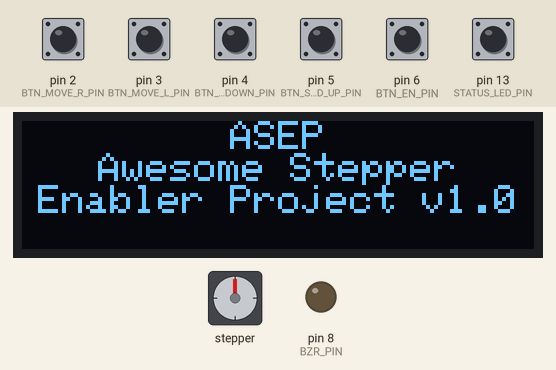
The program below on a simulated Arduino Pro Mini, built with avr-gcc and run on an emulated ATmega328P. On the bench: 128×32 one-colour display, stepper motor, output pins drawn as LEDs (lit = HIGH). The inputs (shaded band) are chosen by the test bench; at power-on: pin 2 (BTN_MOVE_R_PIN), pin 3 (BTN_MOVE_L_PIN), pin 4 (BTN_SPEED_DOWN_PIN), pin 5 (BTN_SPEED_UP_PIN), pin 6 (BTN_EN_PIN), pin 13 (STATUS_LED_PIN) HIGH. Stepper angles assume 200 steps per turn; what the program prints to the serial monitor is not drawn.

Above: at 1.2 s.
1.3 s: pin 2 (BTN_MOVE_R_PIN) pulled LOW for 0.15 s
At 2.3 s:
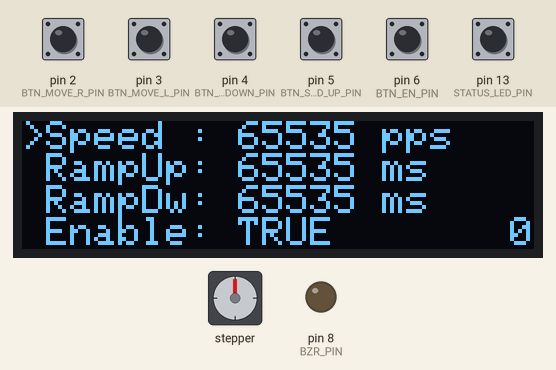
2.9 s: pin 3 (BTN_MOVE_L_PIN) pulled LOW for 0.15 s
At 3.38 s:
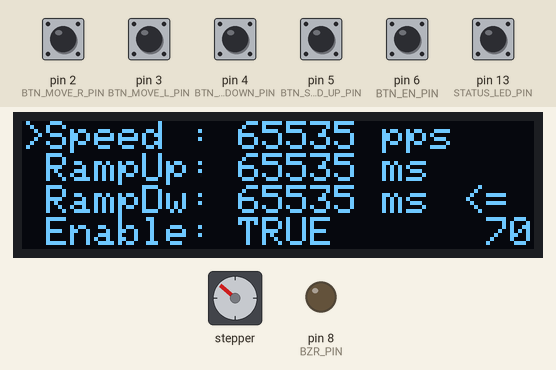
4.9 s: pin 2 (BTN_MOVE_R_PIN) pulled LOW for 1 s
At 5.86 s:
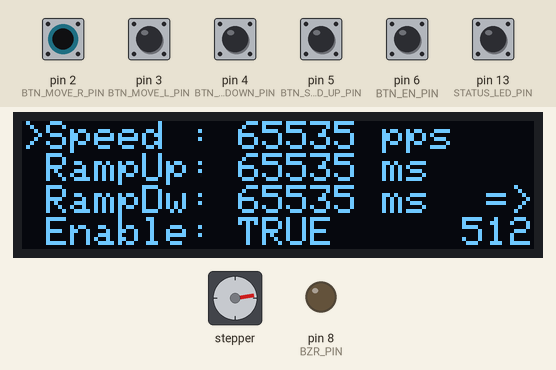
6.5 s: pin 3 (BTN_MOVE_L_PIN) pulled LOW for 1 s
At 6.97 s:
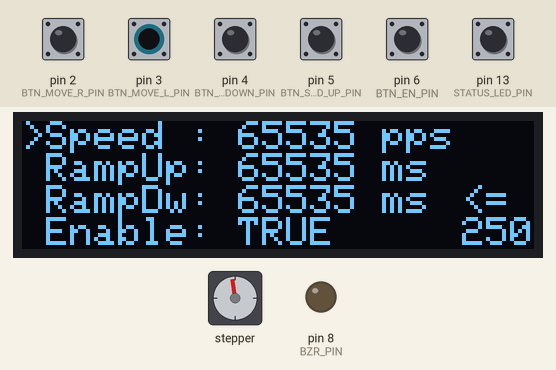
8.1 s: pin 3 (BTN_MOVE_L_PIN) pulled LOW for 0.15 s
At 8.81 s:
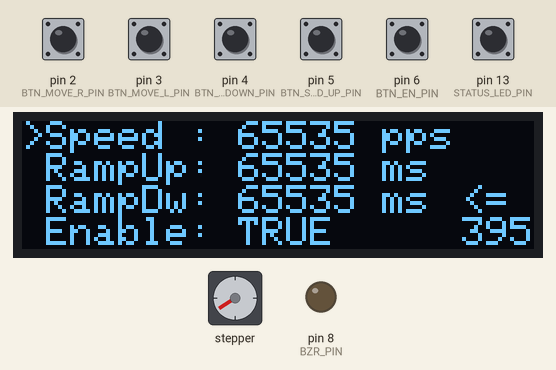
10.4 s: pin 2 (BTN_MOVE_R_PIN) pulled LOW for 1 s
At 11.36 s:
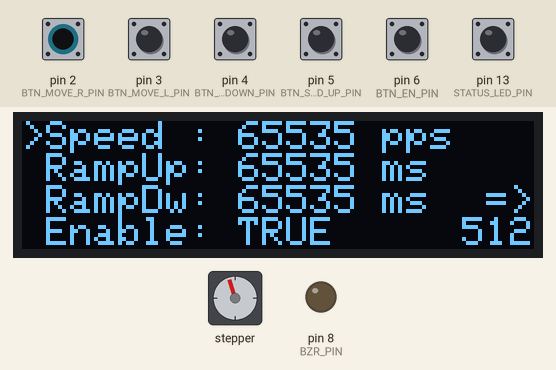
Timing chart, 0 to 13.0 s (numbered marks = the images above; inputs shaded):
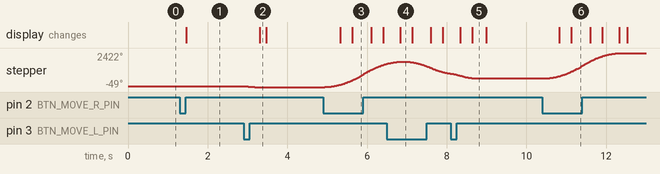

The program:

main.cpp
```cpp
#include <Arduino.h>
#include <SPI.h>
#include <Wire.h>
#include "config.h"
// #include <U8g2lib.h>
#include "btn.h"
#include "binder.h"
#include "motor.h"
// #include "nonstd.h"
#include "manager.h"
#include "lcd.h"
#include "bzr.h"
#include "blinky.h"
#include "adv.h"
#include "SSD1306Ascii.h"
#include "SSD1306AsciiWire.h"
Button moveR(BTN_MOVE_R_PIN, true);
Button moveL(BTN_MOVE_L_PIN, true);
Button speedUp(BTN_SPEED_UP_PIN, true);
Button speedDown(BTN_SPEED_DOWN_PIN, true);
Button enter(BTN_EN_PIN, true);
FastAccelStepperEngine engine = FastAccelStepperEngine();
FastAccelStepper *stepper = NULL;

Buzzer buzzer(BZR_PIN);
SSD1306AsciiWire ssdDisplay;
LCD display(&ssdDisplay);
EnhancedMotor motor(EN_PIN, STEP_PIN, DIR_PIN, &engine, stepper);
StepperTesterManager manager(&moveR, &moveL, &speedDown, &speedUp, &enter, &motor, &display, &buzzer);
Blinky status(STATUS_LED_PIN);

void setup()
{
  CallBinder::setManObj(&manager);
  Serial.begin(115200);
  Serial.println("=BEGIN=");
  status.setDuration(200);
  manager.setup(&CallBinder::onStartLeft,&CallBinder::onStopMotor,&CallBinder::onStartRight,
  &CallBinder::onPlusOne,&CallBinder::onPlusTen,&CallBinder::onMinusOne,&CallBinder::onMinusTen,
  &CallBinder::onEnter,&CallBinder::onSave
  );
}

void loop()
{
  manager.loop();
  status.loop();
}
// #include <SPI.h>
// #include <Wire.h>
// #include <Arduino.h>
// #include <Tiny4kOLED.h>

// 4264 bytes program, 101 bytes dynamic memory
// 348ms to fill the screen
// #include <Tiny4kOLED_Wire.h>

// 3920 bytes program, 80 bytes dynamic memory
// 142ms to fill the screen
//#include <Tiny4kOLED_TinyWireM.h>

// 3672 bytes program, 60 bytes dynamic memory
// 56ms to fill the screen
// #include <Tiny4kOLED_tiny-i2c.h>

// 3622 bytes program, 60 bytes dynamic memory
// 45ms to fill the screen
// #include <Tiny4kOLED_bitbang.h>

// unsigned long lastTime = 0L;

// void setup() {
//   Wire.setClock(3400000 );
//   // Test by writing to the entire memory space of the SSD1306
//   oled.begin(128, 32, sizeof(tiny4koled_init_128x32br), tiny4koled_init_128x32br);
//   oled.clear();
//   oled.setFont(FONT8X16);
//   oled.on();
//   lastTime = millis();
// }

// uint8_t b = 0;
// void loop() {
//   oled.fill(b);
//   if (b==255) {
//     unsigned long thisTime = millis();
//     oled.setCursor(0,0);
//     oled.println((thisTime-lastTime)>>8, DEC);
//     delay(4000);
//     lastTime = millis();
//   }
//   b++;
// }
```

config.h
```cpp
#pragma once

#define BTN_MOVE_R_PIN 2
#define BTN_MOVE_L_PIN 3
#define BTN_SPEED_UP_PIN 5
#define BTN_SPEED_DOWN_PIN 4
#define BTN_EN_PIN 6

#define STATUS_LED_PIN 13

#define STEP_PIN 10
#define EN_PIN 11
#define DIR_PIN 12

#define BZR_PIN 8
```

Measured:
- after the input at 1.3 s, the display: changes after 0.16 s (image 1)
- after the input at 2.9 s, stepper: turns 49° counter-clockwise in 0.24 s, starting at once; the display: changes after 0.41 s (image 2)
- after the input at 4.9 s, stepper: keeps turning clockwise at about 1086°/s, starting at once; the display: first changes after 0.42 s (image 3 shows a later state)
- after the input at 6.5 s, the display: changes after 0.33 s (image 4)
- after the input at 10.4 s, stepper: turns 1848° clockwise in 1.9 s, starting at once; the display: first changes after 0.42 s (image 6 shows a later state)
